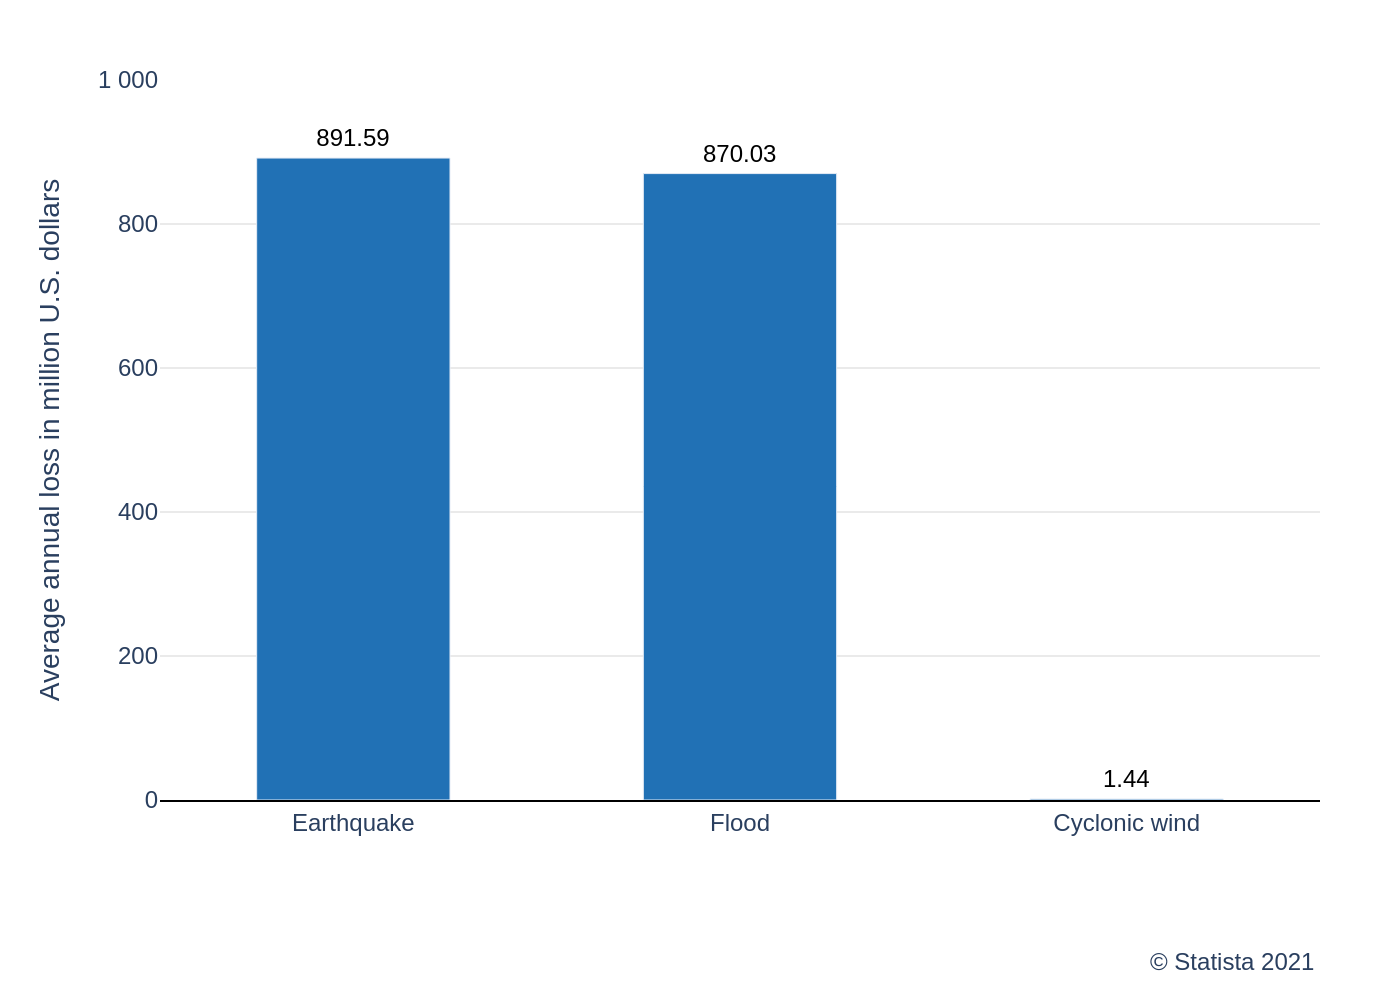

This figure's Python source:
import sys
import json
import plotly.graph_objects as go
import os

# Check if a command-line argument is provided
if len(sys.argv) != 2:
    print("Usage: python generate_chart.py <path_to_json_file>")
    sys.exit(1)

json_file_path = sys.argv[1]

# Check if the JSON file exists
if not os.path.exists(json_file_path):
    print(f"Error: File not found at {json_file_path}")
    sys.exit(1)

# Read the JSON data from the specified file
with open(json_file_path, 'r', encoding='utf-8') as f:
    chart_config = json.load(f)

# Extract data and texts from the JSON object
chart_data = chart_config.get('chart_data', [])
texts = chart_config.get('texts', {})
colors = chart_config.get('colors', [])

# Prepare data for Plotly
categories = [item['category'] for item in chart_data]
values = [item['value'] for item in chart_data]

# Create the figure
fig = go.Figure()

# Add the bar trace
fig.add_trace(go.Bar(
    x=categories,
    y=values,
    marker_color=colors[0] if colors else '#1f77b4',
    text=[f'{v:.2f}' for v in values],
    textposition='outside',
    textfont=dict(
        family="Arial",
        size=12,
        color='black'
    ),
    cliponaxis=False # Ensure text is not clipped at the top
))

# Update layout
fig.update_layout(
    font=dict(family="Arial"),
    plot_bgcolor='white',
    xaxis=dict(
        title_text=texts.get('x_axis_title'),
        showgrid=False,
        showline=True,
        linecolor='black',
        linewidth=1,
        tickfont=dict(size=12)
    ),
    yaxis=dict(
        title_text=texts.get('y_axis_title'),
        showgrid=True,
        gridcolor='#EAEAEA',
        zeroline=False,
        range=[0, 1000],
        tickvals=[0, 200, 400, 600, 800, 1000],
        ticktext=['0', '200', '400', '600', '800', '1 000'],
        tickfont=dict(size=12)
    ),
    showlegend=False,
    margin=dict(l=80, r=40, t=40, b=100),
    annotations=[
        dict(
            text=texts.get('source', ''),
            showarrow=False,
            xref='paper',
            yref='paper',
            x=1,
            y=-0.2,
            xanchor='right',
            yanchor='top',
            font=dict(size=12)
        )
    ]
)

# Set the bar gap to approximate the original chart
fig.update_layout(bargap=0.5)

# Generate the output filename from the input JSON path
base_filename = os.path.splitext(os.path.basename(json_file_path))[0]
output_image_path = f"{base_filename}.png"

# Save the chart as a PNG image
fig.write_image(output_image_path, scale=2)

print(f"Chart saved to {output_image_path}")
